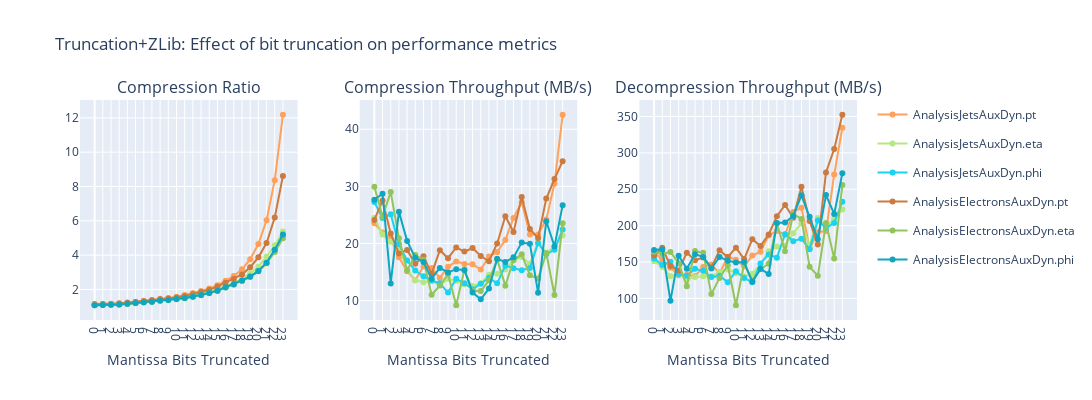
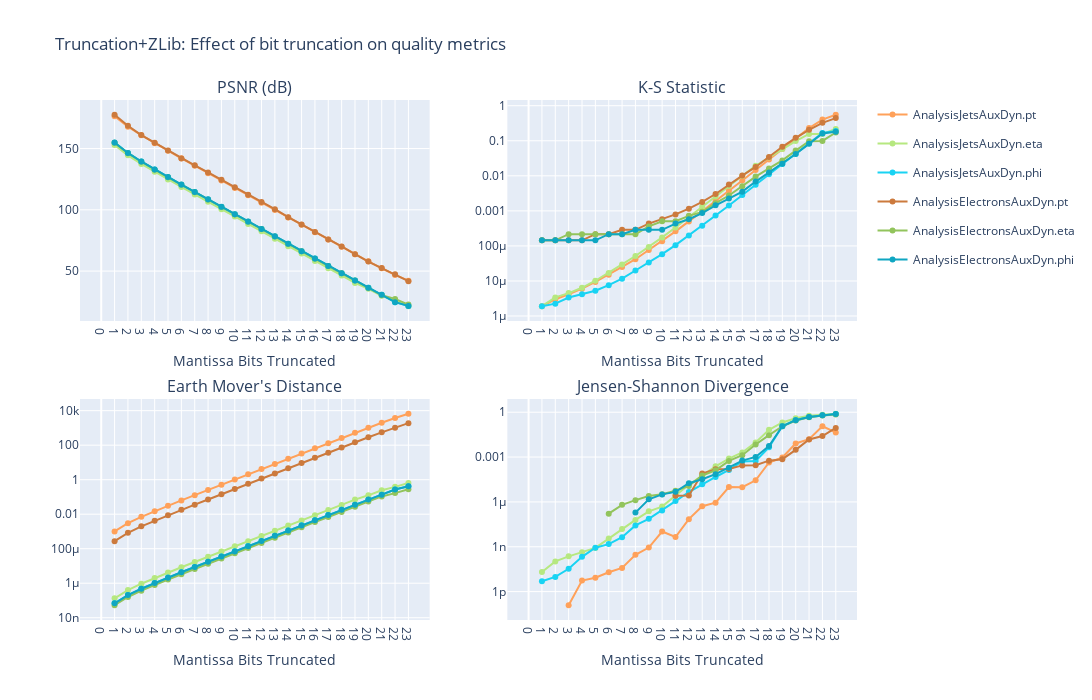

The cell these charts' notebook holds for them, in order:
### Markdown cell above
# Visualization

### Code cell
import pandas as pd
import plotly.express as px
import plotly.graph_objects as go
from plotly.subplots import make_subplots

# Assuming df is already loaded

# Color mapping: group by variable type (.pt, .eta, .phi) with shades within each family
branches = df['config.branches'].unique()

# Color families for each variable type
color_families = {
    # Orange family (from #FFA15A)
    '.pt': ['#FFA15A', '#CC7A3D', '#FFB87D', '#994F1A'],
    # Purple family (from #AB63FA)
    # 'purple': ['#AB63FA', '#8344CC', '#C490FF', '#5C2299'],
    # Pink family (from #FF6692)
    # 'pink': ['#FF6692', '#CC4570', '#FF94B3', '#992244'],
    # Lime/yellow-green family (from #B6E880)
    '.eta': ['#B6E880', '#92C45C', '#CEFF9F', '#6B9933'],
    # Cyan family (from #19D3F3)
    '.phi': ['#19D3F3', '#0FA6C2', '#5DE3FF', '#067891'],
}

# Count how many branches per family to assign shades
family_counts = {key: 0 for key in color_families}
colors = {}
other_idx = 0

for branch in branches:
    assigned = False
    for suffix, palette in color_families.items():
        if suffix in branch:
            idx = family_counts[suffix]
            colors[branch] = palette[idx % len(palette)]
            family_counts[suffix] += 1
            assigned = True
            break
    # if not assigned:
    #     colors[branch] = fallback_colors[other_idx % len(fallback_colors)]
    #     other_idx += 1

# Ensure truncBits is numeric and get tick values
df['config.compressor_config.truncBits'] = pd.to_numeric(df['config.compressor_config.truncBits'])
tickvals = sorted(df['config.compressor_config.truncBits'].unique())

# =============================================================================
# Figure 1: System Metrics (ratio, compression/decompression throughput)
# =============================================================================
fig_system = make_subplots(
    rows=1, cols=3,
    subplot_titles=(
        'Compression Ratio',
        'Compression Throughput (MB/s)',
        'Decompression Throughput (MB/s)'
    ),
    horizontal_spacing=0.08
)

for branch in branches:
    branch_data = df[df['config.branches'] == branch].sort_values('config.compressor_config.truncBits')
    color = colors[branch]
    
    fig_system.add_trace(go.Scatter(
        x=branch_data['config.compressor_config.truncBits'], 
        y=branch_data['results.compression_ratio'],
        mode='lines+markers',
        name=branch,
        legendgroup=branch,
        line=dict(color=color),
        marker=dict(color=color)
    ), row=1, col=1)
    
    fig_system.add_trace(go.Scatter(
        x=branch_data['config.compressor_config.truncBits'], 
        y=branch_data['results.compression_throughput_mbps'],
        mode='lines+markers',
        name=branch,
        legendgroup=branch,
        showlegend=False,
        line=dict(color=color),
        marker=dict(color=color)
    ), row=1, col=2)
    
    fig_system.add_trace(go.Scatter(
        x=branch_data['config.compressor_config.truncBits'], 
        y=branch_data['results.decompression_throughput_mbps'],
        mode='lines+markers',
        name=branch,
        legendgroup=branch,
        showlegend=False,
        line=dict(color=color),
        marker=dict(color=color)
    ), row=1, col=3)


# =============================================================================
# Figure 2: Quality Metrics (PSNR, K-S, EMD, JS divergence)
# =============================================================================
fig_quality = make_subplots(
    rows=2, cols=2,
    subplot_titles=(
        'PSNR (dB)',
        'K-S Statistic',
        'Earth Mover\'s Distance',
        'Jensen-Shannon Divergence'
    ),
    horizontal_spacing=0.1,
    vertical_spacing=0.15
)

for branch in branches:
    branch_data = df[df['config.branches'] == branch].sort_values('config.compressor_config.truncBits')
    color = colors[branch]
    
    fig_quality.add_trace(go.Scatter(
        x=branch_data['config.compressor_config.truncBits'], 
        y=branch_data['results.psnr'],
        mode='lines+markers',
        name=branch,
        legendgroup=branch,
        line=dict(color=color),
        marker=dict(color=color)
    ), row=1, col=1)
    
    fig_quality.add_trace(go.Scatter(
        x=branch_data['config.compressor_config.truncBits'], 
        y=branch_data['results.ks_statistic'],
        mode='lines+markers',
        name=branch,
        legendgroup=branch,
        showlegend=False,
        line=dict(color=color),
        marker=dict(color=color)
    ), row=1, col=2)
    
    fig_quality.add_trace(go.Scatter(
        x=branch_data['config.compressor_config.truncBits'], 
        y=branch_data['results.earth_mover_distance'],
        mode='lines+markers',
        name=branch,
        legendgroup=branch,
        showlegend=False,
        line=dict(color=color),
        marker=dict(color=color)
    ), row=2, col=1)
    
    fig_quality.add_trace(go.Scatter(
        x=branch_data['config.compressor_config.truncBits'], 
        y=branch_data['results.jensen_shannon_divergence'],
        mode='lines+markers',
        name=branch,
        legendgroup=branch,
        showlegend=False,
        line=dict(color=color),
        marker=dict(color=color)
    ), row=2, col=2)

# Update layouts and display

fig_system.update_xaxes(tickvals=tickvals, ticktext=tickvals, title_text='Mantissa Bits Truncated')
fig_system.update_layout(
    height=400,
    width=1600,
    title_text="Truncation+ZLib: Effect of bit truncation on performance metrics",
)

fig_quality.update_xaxes(tickvals=tickvals, ticktext=tickvals, title_text='Mantissa Bits Truncated')
fig_quality.update_yaxes(type='log', row=1, col=2)  # K-S on log scale
fig_quality.update_yaxes(type='log', row=2, col=1)  # EMD on log scale
fig_quality.update_yaxes(type='log', row=2, col=2)  # JS Divergence on log scale
fig_quality.update_layout(
    height=700,
    width=1200,
    title_text="Truncation+ZLib: Effect of bit truncation on quality metrics",
)

# Show both
fig_system.show()
fig_quality.show()

# Optionally save
# fig_system.write_html('truncation_system_metrics.html')
# fig_quality.write_html('truncation_quality_metrics.html')

### Figure 1 — Plotly figure (JSON) as saved in the notebook; plotly's stock layout.template omitted (floating-point values rounded to 4 significant figures)
{"data": [{"legendgroup": "AnalysisJetsAuxDyn.pt", "line": {"color": "#FFA15A"}, "marker": {"color": "#FFA15A"}, "mode": "lines+markers", "name": "AnalysisJetsAuxDyn.pt", "type": "scatter", "x": [0, 1, 2, 3, 4, 5, 6, 7, 8, 9, 10, 11, 12, 13, 14, 15, 16, 17, 18, 19, 20, 21, 22, 23], "xaxis": "x", "y": [1.15, 1.161, 1.173, 1.2, 1.236, 1.284, 1.341, 1.391, 1.459, 1.509, 1.579, 1.676, 1.792, 1.918, 2.054, 2.253, 2.512, 2.781, 3.175, 3.765, 4.644, 6.033, 8.371, 12.18], "yaxis": "y"}, {"legendgroup": "AnalysisJetsAuxDyn.pt", "line": {"color": "#FFA15A"}, "marker": {"color": "#FFA15A"}, "mode": "lines+markers", "name": "AnalysisJetsAuxDyn.pt", "showlegend": false, "type": "scatter", "x": [0, 1, 2, 3, 4, 5, 6, 7, 8, 9, 10, 11, 12, 13, 14, 15, 16, 17, 18, 19, 20, 21, 22, 23], "xaxis": "x2", "y": [23.53, 21.91, 20.82, 17.58, 15.12, 13.57, 15.95, 15.7, 13.97, 15.91, 16.86, 16.4, 16.36, 15.43, 17.71, 18.51, 20.62, 24.48, 27.23, 21.58, 21.58, 24.2, 30.47, 42.54], "yaxis": "y2"}, {"legendgroup": "AnalysisJetsAuxDyn.pt", "line": {"color": "#FFA15A"}, "marker": {"color": "#FFA15A"}, "mode": "lines+markers", "name": "AnalysisJetsAuxDyn.pt", "showlegend": false, "type": "scatter", "x": [0, 1, 2, 3, 4, 5, 6, 7, 8, 9, 10, 11, 12, 13, 14, 15, 16, 17, 18, 19, 20, 21, 22, 23], "xaxis": "x3", "y": [163.7, 153.0, 142.2, 131.8, 132.6, 130.7, 143.3, 146.5, 134.3, 157.2, 153.2, 144.0, 158.9, 164.1, 186.6, 192.7, 187.5, 218.9, 224.6, 168.9, 191.0, 192.6, 270.1, 334.6], "yaxis": "y3"}, {"legendgroup": "AnalysisJetsAuxDyn.eta", "line": {"color": "#B6E880"}, "marker": {"color": "#B6E880"}, "mode": "lines+markers", "name": "AnalysisJetsAuxDyn.eta", "type": "scatter", "x": [0, 1, 2, 3, 4, 5, 6, 7, 8, 9, 10, 11, 12, 13, 14, 15, 16, 17, 18, 19, 20, 21, 22, 23], "xaxis": "x", "y": [1.101, 1.111, 1.127, 1.154, 1.19, 1.233, 1.283, 1.318, 1.371, 1.415, 1.473, 1.549, 1.642, 1.753, 1.876, 2.006, 2.206, 2.385, 2.63, 2.94, 3.326, 3.908, 4.573, 5.382], "yaxis": "y"}, {"legendgroup": "AnalysisJetsAuxDyn.eta", "line": {"color": "#B6E880"}, "marker": {"color": "#B6E880"}, "mode": "lines+markers", "name": "AnalysisJetsAuxDyn.eta", "showlegend": false, "type": "scatter", "x": [0, 1, 2, 3, 4, 5, 6, 7, 8, 9, 10, 11, 12, 13, 14, 15, 16, 17, 18, 19, 20, 21, 22, 23], "xaxis": "x2", "y": [24.52, 21.57, 20.29, 19.44, 15.45, 13.57, 13.23, 13.42, 12.73, 13.81, 13.44, 12.87, 12.55, 13.05, 14.51, 14.68, 15.43, 17.12, 17.64, 16.47, 20.3, 18.42, 19.43, 21.37], "yaxis": "y2"}, {"legendgroup": "AnalysisJetsAuxDyn.eta", "line": {"color": "#B6E880"}, "marker": {"color": "#B6E880"}, "mode": "lines+markers", "name": "AnalysisJetsAuxDyn.eta", "showlegend": false, "type": "scatter", "x": [0, 1, 2, 3, 4, 5, 6, 7, 8, 9, 10, 11, 12, 13, 14, 15, 16, 17, 18, 19, 20, 21, 22, 23], "xaxis": "x3", "y": [151.0, 143.3, 130.5, 133.8, 126.1, 129.2, 130.6, 130.4, 136.3, 139.9, 134.7, 130.0, 133.8, 146.6, 164.8, 171.3, 172.3, 189.6, 203.2, 172.7, 210.6, 196.8, 210.0, 222.2], "yaxis": "y3"}, {"legendgroup": "AnalysisJetsAuxDyn.phi", "line": {"color": "#19D3F3"}, "marker": {"color": "#19D3F3"}, "mode": "lines+markers", "name": "AnalysisJetsAuxDyn.phi", "type": "scatter", "x": [0, 1, 2, 3, 4, 5, 6, 7, 8, 9, 10, 11, 12, 13, 14, 15, 16, 17, 18, 19, 20, 21, 22, 23], "xaxis": "x", "y": [1.082, 1.091, 1.105, 1.13, 1.164, 1.206, 1.251, 1.291, 1.348, 1.389, 1.44, 1.503, 1.584, 1.684, 1.804, 1.935, 2.128, 2.295, 2.502, 2.74, 3.08, 3.55, 4.288, 5.181], "yaxis": "y"}, {"legendgroup": "AnalysisJetsAuxDyn.phi", "line": {"color": "#19D3F3"}, "marker": {"color": "#19D3F3"}, "mode": "lines+markers", "name": "AnalysisJetsAuxDyn.phi", "showlegend": false, "type": "scatter", "x": [0, 1, 2, 3, 4, 5, 6, 7, 8, 9, 10, 11, 12, 13, 14, 15, 16, 17, 18, 19, 20, 21, 22, 23], "xaxis": "x2", "y": [27.27, 24.44, 25.13, 19.9, 17.0, 15.25, 14.25, 13.52, 13.03, 11.4, 13.83, 13.03, 11.98, 12.93, 13.98, 13.02, 16.12, 15.67, 15.33, 15.72, 20.06, 18.11, 18.91, 22.47], "yaxis": "y2"}, {"legendgroup": "AnalysisJetsAuxDyn.phi", "line": {"color": "#19D3F3"}, "marker": {"color": "#19D3F3"}, "mode": "lines+markers", "name": "AnalysisJetsAuxDyn.phi", "showlegend": false, "type": "scatter", "x": [0, 1, 2, 3, 4, 5, 6, 7, 8, 9, 10, 11, 12, 13, 14, 15, 16, 17, 18, 19, 20, 21, 22, 23], "xaxis": "x3", "y": [154.9, 145.9, 150.5, 133.4, 131.0, 140.7, 137.9, 129.3, 131.2, 122.1, 137.4, 128.1, 122.2, 148.1, 160.5, 156.0, 188.1, 178.7, 182.1, 167.5, 207.2, 196.9, 203.5, 232.8], "yaxis": "y3"}, {"legendgroup": "AnalysisElectronsAuxDyn.pt", "line": {"color": "#CC7A3D"}, "marker": {"color": "#CC7A3D"}, "mode": "lines+markers", "name": "AnalysisElectronsAuxDyn.pt", "type": "scatter", "x": [0, 1, 2, 3, 4, 5, 6, 7, 8, 9, 10, 11, 12, 13, 14, 15, 16, 17, 18, 19, 20, 21, 22, 23], "xaxis": "x", "y": [1.138, 1.148, 1.16, 1.185, 1.221, 1.263, 1.319, 1.371, 1.424, 1.473, 1.533, 1.62, 1.729, 1.85, 1.985, 2.167, 2.394, 2.611, 2.873, 3.298, 3.874, 4.708, 6.198, 8.611], "yaxis": "y"}, {"legendgroup": "AnalysisElectronsAuxDyn.pt", "line": {"color": "#CC7A3D"}, "marker": {"color": "#CC7A3D"}, "mode": "lines+markers", "name": "AnalysisElectronsAuxDyn.pt", "showlegend": false, "type": "scatter", "x": [0, 1, 2, 3, 4, 5, 6, 7, 8, 9, 10, 11, 12, 13, 14, 15, 16, 17, 18, 19, 20, 21, 22, 23], "xaxis": "x2", "y": [24.13, 27.51, 21.76, 18.27, 18.87, 16.43, 17.77, 14.68, 18.83, 17.42, 19.31, 18.57, 19.2, 17.79, 16.87, 19.99, 24.78, 22.01, 28.14, 22.54, 20.94, 27.87, 31.27, 34.42], "yaxis": "y2"}, {"legendgroup": "AnalysisElectronsAuxDyn.pt", "line": {"color": "#CC7A3D"}, "marker": {"color": "#CC7A3D"}, "mode": "lines+markers", "name": "AnalysisElectronsAuxDyn.pt", "showlegend": false, "type": "scatter", "x": [0, 1, 2, 3, 4, 5, 6, 7, 8, 9, 10, 11, 12, 13, 14, 15, 16, 17, 18, 19, 20, 21, 22, 23], "xaxis": "x3", "y": [159.0, 169.7, 144.5, 138.3, 162.8, 152.5, 156.1, 142.5, 166.0, 156.8, 169.7, 154.0, 181.4, 171.9, 187.9, 212.9, 228.3, 210.8, 253.5, 206.5, 174.2, 273.2, 305.3, 352.4], "yaxis": "y3"}, {"legendgroup": "AnalysisElectronsAuxDyn.eta", "line": {"color": "#92C45C"}, "marker": {"color": "#92C45C"}, "mode": "lines+markers", "name": "AnalysisElectronsAuxDyn.eta", "type": "scatter", "x": [0, 1, 2, 3, 4, 5, 6, 7, 8, 9, 10, 11, 12, 13, 14, 15, 16, 17, 18, 19, 20, 21, 22, 23], "xaxis": "x", "y": [1.081, 1.091, 1.103, 1.127, 1.16, 1.2, 1.246, 1.289, 1.349, 1.39, 1.438, 1.496, 1.573, 1.667, 1.786, 1.916, 2.116, 2.292, 2.492, 2.727, 3.058, 3.522, 4.188, 4.978], "yaxis": "y"}, {"legendgroup": "AnalysisElectronsAuxDyn.eta", "line": {"color": "#92C45C"}, "marker": {"color": "#92C45C"}, "mode": "lines+markers", "name": "AnalysisElectronsAuxDyn.eta", "showlegend": false, "type": "scatter", "x": [0, 1, 2, 3, 4, 5, 6, 7, 8, 9, 10, 11, 12, 13, 14, 15, 16, 17, 18, 19, 20, 21, 22, 23], "xaxis": "x2", "y": [29.93, 24.76, 28.99, 20.93, 15.29, 17.97, 17.14, 11.03, 12.62, 14.61, 9.185, 15.43, 11.73, 11.66, 13.54, 17.17, 12.62, 17.07, 18.1, 14.45, 13.85, 18.3, 10.99, 23.54], "yaxis": "y2"}, {"legendgroup": "AnalysisElectronsAuxDyn.eta", "line": {"color": "#92C45C"}, "marker": {"color": "#92C45C"}, "mode": "lines+markers", "name": "AnalysisElectronsAuxDyn.eta", "showlegend": false, "type": "scatter", "x": [0, 1, 2, 3, 4, 5, 6, 7, 8, 9, 10, 11, 12, 13, 14, 15, 16, 17, 18, 19, 20, 21, 22, 23], "xaxis": "x3", "y": [164.2, 161.0, 163.9, 148.3, 116.6, 165.1, 162.6, 105.9, 128.2, 145.6, 90.58, 147.3, 124.8, 140.1, 147.7, 203.4, 164.9, 215.9, 209.3, 143.4, 131.1, 203.5, 155.0, 255.7], "yaxis": "y3"}, {"legendgroup": "AnalysisElectronsAuxDyn.phi", "line": {"color": "#0FA6C2"}, "marker": {"color": "#0FA6C2"}, "mode": "lines+markers", "name": "AnalysisElectronsAuxDyn.phi", "type": "scatter", "x": [0, 1, 2, 3, 4, 5, 6, 7, 8, 9, 10, 11, 12, 13, 14, 15, 16, 17, 18, 19, 20, 21, 22, 23], "xaxis": "x", "y": [1.082, 1.091, 1.105, 1.13, 1.164, 1.208, 1.254, 1.292, 1.352, 1.393, 1.441, 1.503, 1.583, 1.681, 1.8, 1.931, 2.136, 2.31, 2.521, 2.75, 3.08, 3.563, 4.308, 5.199], "yaxis": "y"}, {"legendgroup": "AnalysisElectronsAuxDyn.phi", "line": {"color": "#0FA6C2"}, "marker": {"color": "#0FA6C2"}, "mode": "lines+markers", "name": "AnalysisElectronsAuxDyn.phi", "showlegend": false, "type": "scatter", "x": [0, 1, 2, 3, 4, 5, 6, 7, 8, 9, 10, 11, 12, 13, 14, 15, 16, 17, 18, 19, 20, 21, 22, 23], "xaxis": "x2", "y": [27.66, 28.71, 13.01, 25.57, 20.46, 17.5, 16.78, 13.84, 15.73, 14.93, 15.5, 15.33, 11.4, 10.23, 12.12, 17.32, 16.77, 17.57, 20.18, 19.94, 11.4, 23.9, 19.48, 26.7], "yaxis": "y2"}, {"legendgroup": "AnalysisElectronsAuxDyn.phi", "line": {"color": "#0FA6C2"}, "marker": {"color": "#0FA6C2"}, "mode": "lines+markers", "name": "AnalysisElectronsAuxDyn.phi", "showlegend": false, "type": "scatter", "x": [0, 1, 2, 3, 4, 5, 6, 7, 8, 9, 10, 11, 12, 13, 14, 15, 16, 17, 18, 19, 20, 21, 22, 23], "xaxis": "x3", "y": [166.5, 167.7, 96.91, 158.6, 140.9, 160.8, 157.0, 141.0, 156.9, 151.7, 149.5, 149.9, 122.7, 140.6, 133.5, 203.7, 204.2, 213.4, 241.6, 212.1, 181.4, 242.0, 216.0, 272.1], "yaxis": "y3"}], "layout": {"annotations": [{"font": {"size": 16}, "showarrow": false, "text": "Compression Ratio", "x": 0.14, "xanchor": "center", "xref": "paper", "y": 1, "yanchor": "bottom", "yref": "paper"}, {"font": {"size": 16}, "showarrow": false, "text": "Compression Throughput (MB/s)", "x": 0.5, "xanchor": "center", "xref": "paper", "y": 1, "yanchor": "bottom", "yref": "paper"}, {"font": {"size": 16}, "showarrow": false, "text": "Decompression Throughput (MB/s)", "x": 0.86, "xanchor": "center", "xref": "paper", "y": 1, "yanchor": "bottom", "yref": "paper"}], "height": 400, "title": {"text": "Truncation+ZLib: Effect of bit truncation on performance metrics"}, "width": 1600, "xaxis": {"anchor": "y", "domain": [0, 0.28], "ticktext": [0, 1, 2, 3, 4, 5, 6, 7, 8, 9, 10, 11, 12, 13, 14, 15, 16, 17, 18, 19, 20, 21, 22, 23], "tickvals": [0, 1, 2, 3, 4, 5, 6, 7, 8, 9, 10, 11, 12, 13, 14, 15, 16, 17, 18, 19, 20, 21, 22, 23], "title": {"text": "Mantissa Bits Truncated"}}, "xaxis2": {"anchor": "y2", "domain": [0.36, 0.64], "ticktext": [0, 1, 2, 3, 4, 5, 6, 7, 8, 9, 10, 11, 12, 13, 14, 15, 16, 17, 18, 19, 20, 21, 22, 23], "tickvals": [0, 1, 2, 3, 4, 5, 6, 7, 8, 9, 10, 11, 12, 13, 14, 15, 16, 17, 18, 19, 20, 21, 22, 23], "title": {"text": "Mantissa Bits Truncated"}}, "xaxis3": {"anchor": "y3", "domain": [0.72, 1], "ticktext": [0, 1, 2, 3, 4, 5, 6, 7, 8, 9, 10, 11, 12, 13, 14, 15, 16, 17, 18, 19, 20, 21, 22, 23], "tickvals": [0, 1, 2, 3, 4, 5, 6, 7, 8, 9, 10, 11, 12, 13, 14, 15, 16, 17, 18, 19, 20, 21, 22, 23], "title": {"text": "Mantissa Bits Truncated"}}, "yaxis": {"anchor": "x", "domain": [0, 1]}, "yaxis2": {"anchor": "x2", "domain": [0, 1]}, "yaxis3": {"anchor": "x3", "domain": [0, 1]}}}

### Figure 2 — Plotly figure (JSON) as saved in the notebook; plotly's stock layout.template omitted (floating-point values rounded to 4 significant figures)
{"data": [{"legendgroup": "AnalysisJetsAuxDyn.pt", "line": {"color": "#FFA15A"}, "marker": {"color": "#FFA15A"}, "mode": "lines+markers", "name": "AnalysisJetsAuxDyn.pt", "type": "scatter", "x": [0, 1, 2, 3, 4, 5, 6, 7, 8, 9, 10, 11, 12, 13, 14, 15, 16, 17, 18, 19, 20, 21, 22, 23], "xaxis": "x", "y": [NaN, 176.3, 167.9, 160.9, 154.4, 148.2, 142.1, 136.0, 129.9, 123.9, 117.9, 111.8, 105.8, 99.82, 93.79, 87.78, 81.76, 75.76, 69.78, 63.84, 57.97, 52.26, 46.87, 42.17], "yaxis": "y"}, {"legendgroup": "AnalysisJetsAuxDyn.pt", "line": {"color": "#FFA15A"}, "marker": {"color": "#FFA15A"}, "mode": "lines+markers", "name": "AnalysisJetsAuxDyn.pt", "showlegend": false, "type": "scatter", "x": [0, 1, 2, 3, 4, 5, 6, 7, 8, 9, 10, 11, 12, 13, 14, 15, 16, 17, 18, 19, 20, 21, 22, 23], "xaxis": "x2", "y": [NaN, 1.907e-06, 3.01e-06, 4.143e-06, 6.02e-06, 9.388e-06, 1.505e-05, 2.518e-05, 4.172e-05, 7.674e-05, 0.0001365, 0.0002607, 0.000501, 0.0009613, 0.001893, 0.003743, 0.007373, 0.01474, 0.02937, 0.05845, 0.1153, 0.2295, 0.4025, 0.5498], "yaxis": "y2"}, {"legendgroup": "AnalysisJetsAuxDyn.pt", "line": {"color": "#FFA15A"}, "marker": {"color": "#FFA15A"}, "mode": "lines+markers", "name": "AnalysisJetsAuxDyn.pt", "showlegend": false, "type": "scatter", "x": [0, 1, 2, 3, 4, 5, 6, 7, 8, 9, 10, 11, 12, 13, 14, 15, 16, 17, 18, 19, 20, 21, 22, 23], "xaxis": "x3", "y": [NaN, 0.0009999, 0.003, 0.007001, 0.01499, 0.03099, 0.06295, 0.1269, 0.2549, 0.5107, 1.023, 2.048, 4.095, 8.187, 16.37, 32.74, 65.42, 130.6, 260.3, 516.7, 1019.0, 1982.0, 3724.0, 6582.0], "yaxis": "y3"}, {"legendgroup": "AnalysisJetsAuxDyn.pt", "line": {"color": "#FFA15A"}, "marker": {"color": "#FFA15A"}, "mode": "lines+markers", "name": "AnalysisJetsAuxDyn.pt", "showlegend": false, "type": "scatter", "x": [0, 1, 2, 3, 4, 5, 6, 7, 8, 9, 10, 11, 12, 13, 14, 15, 16, 17, 18, 19, 20, 21, 22, 23], "xaxis": "x4", "y": [NaN, NaN, NaN, 1.227e-13, 5.438e-12, 8.463e-12, 1.956e-11, 3.855e-11, 2.901e-10, 8.865e-10, 1.043e-08, 4.49e-09, 7.015e-08, 5.176e-07, 8.948e-07, 9.863e-06, 9.664e-06, 2.785e-05, 0.0004347, 0.0009309, 0.008145, 0.01579, 0.1146, 0.04458], "yaxis": "y4"}, {"legendgroup": "AnalysisJetsAuxDyn.eta", "line": {"color": "#B6E880"}, "marker": {"color": "#B6E880"}, "mode": "lines+markers", "name": "AnalysisJetsAuxDyn.eta", "type": "scatter", "x": [0, 1, 2, 3, 4, 5, 6, 7, 8, 9, 10, 11, 12, 13, 14, 15, 16, 17, 18, 19, 20, 21, 22, 23], "xaxis": "x", "y": [NaN, 152.9, 144.4, 137.5, 131.0, 124.8, 118.6, 112.6, 106.5, 100.5, 94.46, 88.44, 82.42, 76.39, 70.38, 64.34, 58.34, 52.24, 46.39, 40.31, 35.54, 29.86, 26.06, 21.35], "yaxis": "y"}, {"legendgroup": "AnalysisJetsAuxDyn.eta", "line": {"color": "#B6E880"}, "marker": {"color": "#B6E880"}, "mode": "lines+markers", "name": "AnalysisJetsAuxDyn.eta", "showlegend": false, "type": "scatter", "x": [0, 1, 2, 3, 4, 5, 6, 7, 8, 9, 10, 11, 12, 13, 14, 15, 16, 17, 18, 19, 20, 21, 22, 23], "xaxis": "x2", "y": [NaN, 1.907e-06, 3.397e-06, 4.515e-06, 6.4e-06, 1.016e-05, 1.692e-05, 2.971e-05, 5.152e-05, 9.252e-05, 0.0001749, 0.0003366, 0.000671, 0.001299, 0.002571, 0.005117, 0.01009, 0.01937, 0.03337, 0.05859, 0.09783, 0.157, 0.157, 0.2168], "yaxis": "y2"}, {"legendgroup": "AnalysisJetsAuxDyn.eta", "line": {"color": "#B6E880"}, "marker": {"color": "#B6E880"}, "mode": "lines+markers", "name": "AnalysisJetsAuxDyn.eta", "showlegend": false, "type": "scatter", "x": [0, 1, 2, 3, 4, 5, 6, 7, 8, 9, 10, 11, 12, 13, 14, 15, 16, 17, 18, 19, 20, 21, 22, 23], "xaxis": "x3", "y": [NaN, 1.337e-07, 4.009e-07, 9.357e-07, 2.004e-06, 4.143e-06, 8.418e-06, 1.698e-05, 3.408e-05, 6.824e-05, 0.0001366, 0.0002734, 0.0005467, 0.001094, 0.002186, 0.004381, 0.008751, 0.01766, 0.03454, 0.0702, 0.1242, 0.2419, 0.3844, 0.638], "yaxis": "y3"}, {"legendgroup": "AnalysisJetsAuxDyn.eta", "line": {"color": "#B6E880"}, "marker": {"color": "#B6E880"}, "mode": "lines+markers", "name": "AnalysisJetsAuxDyn.eta", "showlegend": false, "type": "scatter", "x": [0, 1, 2, 3, 4, 5, 6, 7, 8, 9, 10, 11, 12, 13, 14, 15, 16, 17, 18, 19, 20, 21, 22, 23], "xaxis": "x4", "y": [NaN, 2.056e-11, 1.05e-10, 2.285e-10, 4.332e-10, 8.33e-10, 3.511e-09, 1.533e-08, 6.211e-08, 2.339e-07, 4.86e-07, 2.651e-06, 1.408e-05, 5.7e-05, 0.0002421, 0.000789, 0.002038, 0.009546, 0.06603, 0.2064, 0.399, 0.576, 0.6814, 0.7852], "yaxis": "y4"}, {"legendgroup": "AnalysisJetsAuxDyn.phi", "line": {"color": "#19D3F3"}, "marker": {"color": "#19D3F3"}, "mode": "lines+markers", "name": "AnalysisJetsAuxDyn.phi", "type": "scatter", "x": [0, 1, 2, 3, 4, 5, 6, 7, 8, 9, 10, 11, 12, 13, 14, 15, 16, 17, 18, 19, 20, 21, 22, 23], "xaxis": "x", "y": [NaN, 154.8, 146.4, 139.4, 132.9, 126.7, 120.5, 114.5, 108.4, 102.4, 96.37, 90.35, 84.33, 78.31, 72.29, 66.27, 60.25, 54.26, 48.25, 42.24, 36.49, 30.63, 24.63, 21.55], "yaxis": "y"}, {"legendgroup": "AnalysisJetsAuxDyn.phi", "line": {"color": "#19D3F3"}, "marker": {"color": "#19D3F3"}, "mode": "lines+markers", "name": "AnalysisJetsAuxDyn.phi", "showlegend": false, "type": "scatter", "x": [0, 1, 2, 3, 4, 5, 6, 7, 8, 9, 10, 11, 12, 13, 14, 15, 16, 17, 18, 19, 20, 21, 22, 23], "xaxis": "x2", "y": [NaN, 1.907e-06, 2.258e-06, 3.383e-06, 4.172e-06, 5.26e-06, 7.57e-06, 1.166e-05, 1.991e-05, 3.385e-05, 5.829e-05, 0.0001053, 0.0001974, 0.0003776, 0.0007345, 0.001425, 0.002835, 0.00559, 0.01115, 0.02187, 0.04279, 0.08419, 0.1666, 0.1902], "yaxis": "y2"}, {"legendgroup": "AnalysisJetsAuxDyn.phi", "line": {"color": "#19D3F3"}, "marker": {"color": "#19D3F3"}, "mode": "lines+markers", "name": "AnalysisJetsAuxDyn.phi", "showlegend": false, "type": "scatter", "x": [0, 1, 2, 3, 4, 5, 6, 7, 8, 9, 10, 11, 12, 13, 14, 15, 16, 17, 18, 19, 20, 21, 22, 23], "xaxis": "x3", "y": [NaN, 6.899e-08, 2.07e-07, 4.833e-07, 1.035e-06, 2.137e-06, 4.345e-06, 8.759e-06, 1.758e-05, 3.523e-05, 7.058e-05, 0.0001412, 0.0002823, 0.0005642, 0.001129, 0.002259, 0.004518, 0.009001, 0.01797, 0.03582, 0.06966, 0.1354, 0.2672, 0.4163], "yaxis": "y3"}, {"legendgroup": "AnalysisJetsAuxDyn.phi", "line": {"color": "#19D3F3"}, "marker": {"color": "#19D3F3"}, "mode": "lines+markers", "name": "AnalysisJetsAuxDyn.phi", "showlegend": false, "type": "scatter", "x": [0, 1, 2, 3, 4, 5, 6, 7, 8, 9, 10, 11, 12, 13, 14, 15, 16, 17, 18, 19, 20, 21, 22, 23], "xaxis": "x4", "y": [NaN, 4.91e-12, 9.599e-12, 3.37e-11, 2.106e-10, 8.531e-10, 1.502e-09, 4.317e-09, 2.657e-08, 7.43e-08, 2.71e-07, 1.134e-06, 4.578e-06, 1.515e-05, 4.64e-05, 0.0001379, 0.0005051, 0.0005413, 0.0045, 0.1185, 0.3, 0.4789, 0.6287, 0.7495], "yaxis": "y4"}, {"legendgroup": "AnalysisElectronsAuxDyn.pt", "line": {"color": "#CC7A3D"}, "marker": {"color": "#CC7A3D"}, "mode": "lines+markers", "name": "AnalysisElectronsAuxDyn.pt", "type": "scatter", "x": [0, 1, 2, 3, 4, 5, 6, 7, 8, 9, 10, 11, 12, 13, 14, 15, 16, 17, 18, 19, 20, 21, 22, 23], "xaxis": "x", "y": [NaN, 177.5, 168.6, 161.0, 154.8, 148.4, 141.8, 136.3, 130.5, 124.6, 118.3, 112.2, 106.4, 100.5, 93.97, 88.1, 81.9, 75.68, 70.11, 63.84, 57.74, 52.48, 47.34, 41.77], "yaxis": "y"}, {"legendgroup": "AnalysisElectronsAuxDyn.pt", "line": {"color": "#CC7A3D"}, "marker": {"color": "#CC7A3D"}, "mode": "lines+markers", "name": "AnalysisElectronsAuxDyn.pt", "showlegend": false, "type": "scatter", "x": [0, 1, 2, 3, 4, 5, 6, 7, 8, 9, 10, 11, 12, 13, 14, 15, 16, 17, 18, 19, 20, 21, 22, 23], "xaxis": "x2", "y": [NaN, 0.0001441, 0.0001442, 0.0001442, 0.0001442, 0.0002162, 0.0002162, 0.0002883, 0.0002883, 0.0004325, 0.0005766, 0.0007928, 0.001153, 0.001802, 0.003027, 0.005694, 0.01016, 0.01787, 0.03438, 0.06717, 0.1212, 0.2052, 0.3243, 0.4432], "yaxis": "y2"}, {"legendgroup": "AnalysisElectronsAuxDyn.pt", "line": {"color": "#CC7A3D"}, "marker": {"color": "#CC7A3D"}, "mode": "lines+markers", "name": "AnalysisElectronsAuxDyn.pt", "showlegend": false, "type": "scatter", "x": [0, 1, 2, 3, 4, 5, 6, 7, 8, 9, 10, 11, 12, 13, 14, 15, 16, 17, 18, 19, 20, 21, 22, 23], "xaxis": "x3", "y": [NaN, 0.0002745, 0.0008376, 0.00199, 0.00418, 0.008736, 0.01791, 0.03577, 0.07129, 0.1437, 0.2888, 0.5803, 1.154, 2.297, 4.647, 9.236, 18.56, 36.89, 73.16, 146.2, 286.6, 554.6, 1033.0, 1891.0], "yaxis": "y3"}, {"legendgroup": "AnalysisElectronsAuxDyn.pt", "line": {"color": "#CC7A3D"}, "marker": {"color": "#CC7A3D"}, "mode": "lines+markers", "name": "AnalysisElectronsAuxDyn.pt", "showlegend": false, "type": "scatter", "x": [0, 1, 2, 3, 4, 5, 6, 7, 8, 9, 10, 11, 12, 13, 14, 15, 16, 17, 18, 19, 20, 21, 22, 23], "xaxis": "x4", "y": [NaN, NaN, NaN, NaN, NaN, NaN, NaN, NaN, NaN, NaN, NaN, 2.55e-06, 2.706e-06, 7.936e-05, 0.0001515, 0.0001595, 0.0002778, 0.0002843, 0.0005741, 0.0007237, 0.003042, 0.01495, 0.02573, 0.08845], "yaxis": "y4"}, {"legendgroup": "AnalysisElectronsAuxDyn.eta", "line": {"color": "#92C45C"}, "marker": {"color": "#92C45C"}, "mode": "lines+markers", "name": "AnalysisElectronsAuxDyn.eta", "type": "scatter", "x": [0, 1, 2, 3, 4, 5, 6, 7, 8, 9, 10, 11, 12, 13, 14, 15, 16, 17, 18, 19, 20, 21, 22, 23], "xaxis": "x", "y": [NaN, 154.6, 146.2, 139.2, 132.8, 126.5, 120.5, 114.4, 108.3, 102.3, 96.24, 90.21, 84.25, 78.16, 72.15, 66.12, 60.09, 54.16, 48.27, 42.38, 36.14, 30.34, 27.32, 22.66], "yaxis": "y"}, {"legendgroup": "AnalysisElectronsAuxDyn.eta", "line": {"color": "#92C45C"}, "marker": {"color": "#92C45C"}, "mode": "lines+markers", "name": "AnalysisElectronsAuxDyn.eta", "showlegend": false, "type": "scatter", "x": [0, 1, 2, 3, 4, 5, 6, 7, 8, 9, 10, 11, 12, 13, 14, 15, 16, 17, 18, 19, 20, 21, 22, 23], "xaxis": "x2", "y": [NaN, 0.0001442, 0.0001442, 0.0002162, 0.0002162, 0.0002162, 0.0002162, 0.0002162, 0.0002162, 0.0003604, 0.0005046, 0.0005046, 0.0007207, 0.000937, 0.001658, 0.002739, 0.005045, 0.009513, 0.01629, 0.02746, 0.0524, 0.09744, 0.09874, 0.1719], "yaxis": "y2"}, {"legendgroup": "AnalysisElectronsAuxDyn.eta", "line": {"color": "#92C45C"}, "marker": {"color": "#92C45C"}, "mode": "lines+markers", "name": "AnalysisElectronsAuxDyn.eta", "showlegend": false, "type": "scatter", "x": [0, 1, 2, 3, 4, 5, 6, 7, 8, 9, 10, 11, 12, 13, 14, 15, 16, 17, 18, 19, 20, 21, 22, 23], "xaxis": "x3", "y": [NaN, 5.322e-08, 1.59e-07, 3.71e-07, 7.986e-07, 1.651e-06, 3.297e-06, 6.673e-06, 1.361e-05, 2.717e-05, 5.436e-05, 0.0001092, 0.0002161, 0.0004349, 0.0008686, 0.001744, 0.003488, 0.006903, 0.01362, 0.02685, 0.05516, 0.1071, 0.1665, 0.2784], "yaxis": "y3"}, {"legendgroup": "AnalysisElectronsAuxDyn.eta", "line": {"color": "#92C45C"}, "marker": {"color": "#92C45C"}, "mode": "lines+markers", "name": "AnalysisElectronsAuxDyn.eta", "showlegend": false, "type": "scatter", "x": [0, 1, 2, 3, 4, 5, 6, 7, 8, 9, 10, 11, 12, 13, 14, 15, 16, 17, 18, 19, 20, 21, 22, 23], "xaxis": "x4", "y": [NaN, NaN, NaN, NaN, NaN, NaN, 1.638e-07, 6.407e-07, 1.312e-06, 2.468e-06, 3.285e-06, 5.549e-06, 1.162e-05, 5.875e-05, 0.0001293, 0.0005533, 0.001339, 0.006973, 0.02919, 0.1148, 0.2781, 0.4591, 0.6085, 0.7127], "yaxis": "y4"}, {"legendgroup": "AnalysisElectronsAuxDyn.phi", "line": {"color": "#0FA6C2"}, "marker": {"color": "#0FA6C2"}, "mode": "lines+markers", "name": "AnalysisElectronsAuxDyn.phi", "type": "scatter", "x": [0, 1, 2, 3, 4, 5, 6, 7, 8, 9, 10, 11, 12, 13, 14, 15, 16, 17, 18, 19, 20, 21, 22, 23], "xaxis": "x", "y": [NaN, 154.9, 146.4, 139.4, 133.0, 126.9, 120.6, 114.6, 108.5, 102.5, 96.42, 90.47, 84.45, 78.42, 72.36, 66.29, 60.3, 54.22, 48.28, 42.29, 36.42, 30.6, 24.62, 21.6], "yaxis": "y"}, {"legendgroup": "AnalysisElectronsAuxDyn.phi", "line": {"color": "#0FA6C2"}, "marker": {"color": "#0FA6C2"}, "mode": "lines+markers", "name": "AnalysisElectronsAuxDyn.phi", "showlegend": false, "type": "scatter", "x": [0, 1, 2, 3, 4, 5, 6, 7, 8, 9, 10, 11, 12, 13, 14, 15, 16, 17, 18, 19, 20, 21, 22, 23], "xaxis": "x2", "y": [NaN, 0.0001442, 0.0001442, 0.0001442, 0.0001442, 0.0001442, 0.0002162, 0.0002162, 0.0002883, 0.0002883, 0.0002883, 0.0004324, 0.0005766, 0.0008649, 0.001441, 0.002234, 0.003532, 0.006847, 0.0124, 0.02205, 0.04202, 0.08144, 0.1621, 0.1812], "yaxis": "y2"}, {"legendgroup": "AnalysisElectronsAuxDyn.phi", "line": {"color": "#0FA6C2"}, "marker": {"color": "#0FA6C2"}, "mode": "lines+markers", "name": "AnalysisElectronsAuxDyn.phi", "showlegend": false, "type": "scatter", "x": [0, 1, 2, 3, 4, 5, 6, 7, 8, 9, 10, 11, 12, 13, 14, 15, 16, 17, 18, 19, 20, 21, 22, 23], "xaxis": "x3", "y": [NaN, 6.825e-08, 2.054e-07, 4.778e-07, 1.018e-06, 2.086e-06, 4.299e-06, 8.657e-06, 1.739e-05, 3.503e-05, 7.003e-05, 0.0001387, 0.0002785, 0.0005561, 0.001117, 0.00225, 0.004495, 0.009054, 0.01789, 0.03571, 0.07022, 0.1358, 0.2684, 0.4144], "yaxis": "y3"}, {"legendgroup": "AnalysisElectronsAuxDyn.phi", "line": {"color": "#0FA6C2"}, "marker": {"color": "#0FA6C2"}, "mode": "lines+markers", "name": "AnalysisElectronsAuxDyn.phi", "showlegend": false, "type": "scatter", "x": [0, 1, 2, 3, 4, 5, 6, 7, 8, 9, 10, 11, 12, 13, 14, 15, 16, 17, 18, 19, 20, 21, 22, 23], "xaxis": "x4", "y": [NaN, NaN, NaN, NaN, NaN, NaN, NaN, NaN, 1.921e-07, 1.486e-06, 3.188e-06, 4.691e-06, 1.779e-05, 3.276e-05, 7.179e-05, 0.0001951, 0.0005816, 0.001016, 0.005519, 0.1146, 0.2933, 0.4753, 0.6361, 0.7584], "yaxis": "y4"}], "layout": {"annotations": [{"font": {"size": 16}, "showarrow": false, "text": "PSNR (dB)", "x": 0.225, "xanchor": "center", "xref": "paper", "y": 1, "yanchor": "bottom", "yref": "paper"}, {"font": {"size": 16}, "showarrow": false, "text": "K-S Statistic", "x": 0.775, "xanchor": "center", "xref": "paper", "y": 1, "yanchor": "bottom", "yref": "paper"}, {"font": {"size": 16}, "showarrow": false, "text": "Earth Mover's Distance", "x": 0.225, "xanchor": "center", "xref": "paper", "y": 0.425, "yanchor": "bottom", "yref": "paper"}, {"font": {"size": 16}, "showarrow": false, "text": "Jensen-Shannon Divergence", "x": 0.775, "xanchor": "center", "xref": "paper", "y": 0.425, "yanchor": "bottom", "yref": "paper"}], "height": 700, "title": {"text": "Truncation+ZLib: Effect of bit truncation on quality metrics"}, "width": 1200, "xaxis": {"anchor": "y", "domain": [0, 0.45], "ticktext": [0, 1, 2, 3, 4, 5, 6, 7, 8, 9, 10, 11, 12, 13, 14, 15, 16, 17, 18, 19, 20, 21, 22, 23], "tickvals": [0, 1, 2, 3, 4, 5, 6, 7, 8, 9, 10, 11, 12, 13, 14, 15, 16, 17, 18, 19, 20, 21, 22, 23], "title": {"text": "Mantissa Bits Truncated"}}, "xaxis2": {"anchor": "y2", "domain": [0.55, 1], "ticktext": [0, 1, 2, 3, 4, 5, 6, 7, 8, 9, 10, 11, 12, 13, 14, 15, 16, 17, 18, 19, 20, 21, 22, 23], "tickvals": [0, 1, 2, 3, 4, 5, 6, 7, 8, 9, 10, 11, 12, 13, 14, 15, 16, 17, 18, 19, 20, 21, 22, 23], "title": {"text": "Mantissa Bits Truncated"}}, "xaxis3": {"anchor": "y3", "domain": [0, 0.45], "ticktext": [0, 1, 2, 3, 4, 5, 6, 7, 8, 9, 10, 11, 12, 13, 14, 15, 16, 17, 18, 19, 20, 21, 22, 23], "tickvals": [0, 1, 2, 3, 4, 5, 6, 7, 8, 9, 10, 11, 12, 13, 14, 15, 16, 17, 18, 19, 20, 21, 22, 23], "title": {"text": "Mantissa Bits Truncated"}}, "xaxis4": {"anchor": "y4", "domain": [0.55, 1], "ticktext": [0, 1, 2, 3, 4, 5, 6, 7, 8, 9, 10, 11, 12, 13, 14, 15, 16, 17, 18, 19, 20, 21, 22, 23], "tickvals": [0, 1, 2, 3, 4, 5, 6, 7, 8, 9, 10, 11, 12, 13, 14, 15, 16, 17, 18, 19, 20, 21, 22, 23], "title": {"text": "Mantissa Bits Truncated"}}, "yaxis": {"anchor": "x", "domain": [0.575, 1]}, "yaxis2": {"anchor": "x2", "domain": [0.575, 1], "type": "log"}, "yaxis3": {"anchor": "x3", "domain": [0, 0.425], "type": "log"}, "yaxis4": {"anchor": "x4", "domain": [0, 0.425], "type": "log"}}}
